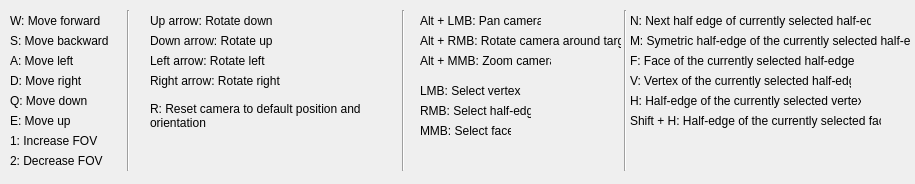
<?xml version="1.0" encoding="UTF-8"?>
<ui version="4.0">
 <class>CameraControlsHelp</class>
 <widget class="QWidget" name="CameraControlsHelp">
  <property name="geometry">
   <rect>
    <x>0</x>
    <y>0</y>
    <width>915</width>
    <height>184</height>
   </rect>
  </property>
  <property name="windowTitle">
   <string>Camera Controls</string>
  </property>
  <widget class="QLabel" name="label">
   <property name="geometry">
    <rect>
     <x>10</x>
     <y>10</y>
     <width>111</width>
     <height>21</height>
    </rect>
   </property>
   <property name="text">
    <string>W: Move forward</string>
   </property>
   <property name="alignment">
    <set>Qt::AlignLeading|Qt::AlignLeft|Qt::AlignVCenter</set>
   </property>
  </widget>
  <widget class="QLabel" name="label_2">
   <property name="geometry">
    <rect>
     <x>10</x>
     <y>30</y>
     <width>111</width>
     <height>21</height>
    </rect>
   </property>
   <property name="text">
    <string>S: Move backward</string>
   </property>
   <property name="alignment">
    <set>Qt::AlignLeading|Qt::AlignLeft|Qt::AlignVCenter</set>
   </property>
  </widget>
  <widget class="QLabel" name="label_3">
   <property name="geometry">
    <rect>
     <x>10</x>
     <y>50</y>
     <width>111</width>
     <height>21</height>
    </rect>
   </property>
   <property name="text">
    <string>A: Move left</string>
   </property>
   <property name="alignment">
    <set>Qt::AlignLeading|Qt::AlignLeft|Qt::AlignVCenter</set>
   </property>
  </widget>
  <widget class="QLabel" name="label_4">
   <property name="geometry">
    <rect>
     <x>10</x>
     <y>70</y>
     <width>111</width>
     <height>21</height>
    </rect>
   </property>
   <property name="text">
    <string>D: Move right</string>
   </property>
   <property name="alignment">
    <set>Qt::AlignLeading|Qt::AlignLeft|Qt::AlignVCenter</set>
   </property>
  </widget>
  <widget class="QLabel" name="label_5">
   <property name="geometry">
    <rect>
     <x>150</x>
     <y>30</y>
     <width>141</width>
     <height>21</height>
    </rect>
   </property>
   <property name="text">
    <string>Down arrow: Rotate up</string>
   </property>
   <property name="alignment">
    <set>Qt::AlignLeading|Qt::AlignLeft|Qt::AlignVCenter</set>
   </property>
  </widget>
  <widget class="QLabel" name="label_6">
   <property name="geometry">
    <rect>
     <x>150</x>
     <y>10</y>
     <width>151</width>
     <height>21</height>
    </rect>
   </property>
   <property name="text">
    <string>Up arrow: Rotate down</string>
   </property>
   <property name="alignment">
    <set>Qt::AlignLeading|Qt::AlignLeft|Qt::AlignVCenter</set>
   </property>
  </widget>
  <widget class="QLabel" name="label_7">
   <property name="geometry">
    <rect>
     <x>150</x>
     <y>70</y>
     <width>151</width>
     <height>21</height>
    </rect>
   </property>
   <property name="text">
    <string>Right arrow: Rotate right</string>
   </property>
   <property name="alignment">
    <set>Qt::AlignLeading|Qt::AlignLeft|Qt::AlignVCenter</set>
   </property>
  </widget>
  <widget class="QLabel" name="label_8">
   <property name="geometry">
    <rect>
     <x>150</x>
     <y>50</y>
     <width>131</width>
     <height>21</height>
    </rect>
   </property>
   <property name="text">
    <string>Left arrow: Rotate left</string>
   </property>
   <property name="alignment">
    <set>Qt::AlignLeading|Qt::AlignLeft|Qt::AlignVCenter</set>
   </property>
  </widget>
  <widget class="QLabel" name="label_9">
   <property name="geometry">
    <rect>
     <x>10</x>
     <y>90</y>
     <width>111</width>
     <height>21</height>
    </rect>
   </property>
   <property name="text">
    <string>Q: Move down</string>
   </property>
   <property name="alignment">
    <set>Qt::AlignLeading|Qt::AlignLeft|Qt::AlignVCenter</set>
   </property>
  </widget>
  <widget class="QLabel" name="label_10">
   <property name="geometry">
    <rect>
     <x>10</x>
     <y>110</y>
     <width>111</width>
     <height>21</height>
    </rect>
   </property>
   <property name="text">
    <string>E: Move up</string>
   </property>
   <property name="alignment">
    <set>Qt::AlignLeading|Qt::AlignLeft|Qt::AlignVCenter</set>
   </property>
  </widget>
  <widget class="QLabel" name="label_13">
   <property name="geometry">
    <rect>
     <x>10</x>
     <y>130</y>
     <width>141</width>
     <height>21</height>
    </rect>
   </property>
   <property name="text">
    <string>1: Increase FOV</string>
   </property>
   <property name="alignment">
    <set>Qt::AlignLeading|Qt::AlignLeft|Qt::AlignVCenter</set>
   </property>
  </widget>
  <widget class="QLabel" name="label_14">
   <property name="geometry">
    <rect>
     <x>10</x>
     <y>150</y>
     <width>141</width>
     <height>21</height>
    </rect>
   </property>
   <property name="text">
    <string>2: Decrease FOV</string>
   </property>
   <property name="alignment">
    <set>Qt::AlignLeading|Qt::AlignLeft|Qt::AlignVCenter</set>
   </property>
  </widget>
  <widget class="Line" name="line">
   <property name="geometry">
    <rect>
     <x>113</x>
     <y>10</y>
     <width>31</width>
     <height>161</height>
    </rect>
   </property>
   <property name="orientation">
    <enum>Qt::Vertical</enum>
   </property>
  </widget>
  <widget class="QLabel" name="label_11">
   <property name="geometry">
    <rect>
     <x>150</x>
     <y>100</y>
     <width>251</width>
     <height>31</height>
    </rect>
   </property>
   <property name="text">
    <string>R: Reset camera to default position and orientation</string>
   </property>
   <property name="alignment">
    <set>Qt::AlignLeading|Qt::AlignLeft|Qt::AlignVCenter</set>
   </property>
   <property name="wordWrap">
    <bool>true</bool>
   </property>
  </widget>
  <widget class="QLabel" name="label_12">
   <property name="geometry">
    <rect>
     <x>420</x>
     <y>10</y>
     <width>121</width>
     <height>21</height>
    </rect>
   </property>
   <property name="text">
    <string>Alt + LMB: Pan camera</string>
   </property>
  </widget>
  <widget class="QLabel" name="label_15">
   <property name="geometry">
    <rect>
     <x>420</x>
     <y>30</y>
     <width>201</width>
     <height>21</height>
    </rect>
   </property>
   <property name="text">
    <string>Alt + RMB: Rotate camera around target</string>
   </property>
  </widget>
  <widget class="QLabel" name="label_16">
   <property name="geometry">
    <rect>
     <x>420</x>
     <y>50</y>
     <width>131</width>
     <height>21</height>
    </rect>
   </property>
   <property name="text">
    <string>Alt + MMB: Zoom camera</string>
   </property>
  </widget>
  <widget class="Line" name="line_2">
   <property name="geometry">
    <rect>
     <x>393</x>
     <y>10</y>
     <width>20</width>
     <height>161</height>
    </rect>
   </property>
   <property name="orientation">
    <enum>Qt::Vertical</enum>
   </property>
  </widget>
  <widget class="QLabel" name="label_17">
   <property name="geometry">
    <rect>
     <x>420</x>
     <y>80</y>
     <width>101</width>
     <height>21</height>
    </rect>
   </property>
   <property name="text">
    <string>LMB: Select vertex</string>
   </property>
  </widget>
  <widget class="QLabel" name="label_18">
   <property name="geometry">
    <rect>
     <x>420</x>
     <y>100</y>
     <width>111</width>
     <height>21</height>
    </rect>
   </property>
   <property name="text">
    <string>RMB: Select half-edge</string>
   </property>
  </widget>
  <widget class="QLabel" name="label_19">
   <property name="geometry">
    <rect>
     <x>420</x>
     <y>120</y>
     <width>91</width>
     <height>21</height>
    </rect>
   </property>
   <property name="text">
    <string>MMB: Select face</string>
   </property>
  </widget>
  <widget class="QLabel" name="label_20">
   <property name="geometry">
    <rect>
     <x>630</x>
     <y>10</y>
     <width>241</width>
     <height>21</height>
    </rect>
   </property>
   <property name="text">
    <string>N: Next half edge of currently selected half-edge</string>
   </property>
  </widget>
  <widget class="Line" name="line_3">
   <property name="geometry">
    <rect>
     <x>610</x>
     <y>10</y>
     <width>31</width>
     <height>161</height>
    </rect>
   </property>
   <property name="orientation">
    <enum>Qt::Vertical</enum>
   </property>
  </widget>
  <widget class="QLabel" name="label_21">
   <property name="geometry">
    <rect>
     <x>630</x>
     <y>30</y>
     <width>281</width>
     <height>21</height>
    </rect>
   </property>
   <property name="text">
    <string>M: Symetric half-edge of the currently selected half-edge</string>
   </property>
  </widget>
  <widget class="QLabel" name="label_22">
   <property name="geometry">
    <rect>
     <x>630</x>
     <y>50</y>
     <width>231</width>
     <height>21</height>
    </rect>
   </property>
   <property name="text">
    <string>F: Face of the currently selected half-edge</string>
   </property>
  </widget>
  <widget class="QLabel" name="label_23">
   <property name="geometry">
    <rect>
     <x>630</x>
     <y>70</y>
     <width>221</width>
     <height>21</height>
    </rect>
   </property>
   <property name="text">
    <string>V: Vertex of the currently selected half-edge</string>
   </property>
  </widget>
  <widget class="QLabel" name="label_24">
   <property name="geometry">
    <rect>
     <x>630</x>
     <y>90</y>
     <width>231</width>
     <height>21</height>
    </rect>
   </property>
   <property name="text">
    <string>H: Half-edge of the currently selected vertex</string>
   </property>
  </widget>
  <widget class="QLabel" name="label_25">
   <property name="geometry">
    <rect>
     <x>630</x>
     <y>110</y>
     <width>251</width>
     <height>21</height>
    </rect>
   </property>
   <property name="text">
    <string>Shift + H: Half-edge of the currently selected face</string>
   </property>
  </widget>
 </widget>
 <resources/>
 <connections/>
</ui>
